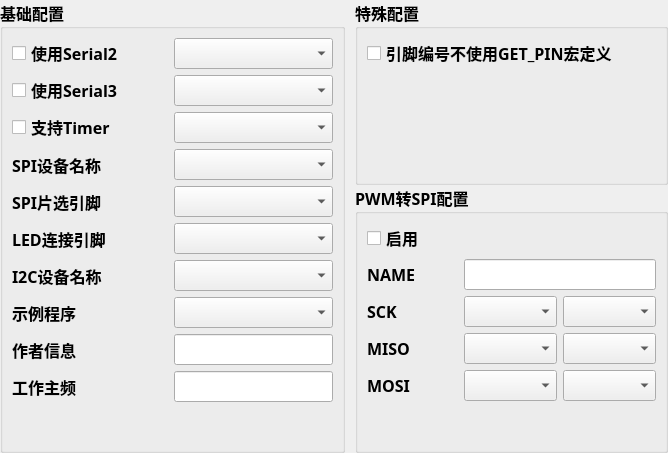
<?xml version="1.0" encoding="UTF-8"?>
<ui version="4.0">
 <class>FuncWidget</class>
 <widget class="QWidget" name="FuncWidget">
  <property name="geometry">
   <rect>
    <x>0</x>
    <y>0</y>
    <width>668</width>
    <height>453</height>
   </rect>
  </property>
  <property name="font">
   <font>
    <family>微软雅黑 Light</family>
    <pointsize>12</pointsize>
    <weight>75</weight>
    <bold>true</bold>
   </font>
  </property>
  <property name="windowTitle">
   <string>Form</string>
  </property>
  <layout class="QGridLayout" name="gridLayout">
   <property name="leftMargin">
    <number>0</number>
   </property>
   <property name="topMargin">
    <number>0</number>
   </property>
   <property name="rightMargin">
    <number>0</number>
   </property>
   <property name="bottomMargin">
    <number>0</number>
   </property>
   <property name="horizontalSpacing">
    <number>10</number>
   </property>
   <property name="verticalSpacing">
    <number>0</number>
   </property>
   <item row="0" column="0" rowspan="2">
    <widget class="QGroupBox" name="groupBox">
     <property name="title">
      <string>基础配置</string>
     </property>
     <layout class="QGridLayout" name="gridLayout_4">
      <item row="2" column="2" colspan="2">
       <widget class="QComboBox" name="comboBox_timer"/>
      </item>
      <item row="7" column="2" colspan="2">
       <widget class="QComboBox" name="comboBox_code"/>
      </item>
      <item row="9" column="0">
       <widget class="QLabel" name="label_freq">
        <property name="minimumSize">
         <size>
          <width>150</width>
          <height>0</height>
         </size>
        </property>
        <property name="text">
         <string>工作主频</string>
        </property>
       </widget>
      </item>
      <item row="0" column="0" colspan="2">
       <widget class="QCheckBox" name="checkBox_serial2">
        <property name="minimumSize">
         <size>
          <width>150</width>
          <height>0</height>
         </size>
        </property>
        <property name="text">
         <string>使用Serial2</string>
        </property>
       </widget>
      </item>
      <item row="0" column="2" colspan="2">
       <widget class="QComboBox" name="comboBox_serial2"/>
      </item>
      <item row="5" column="0" colspan="2">
       <widget class="QLabel" name="label_led">
        <property name="minimumSize">
         <size>
          <width>150</width>
          <height>0</height>
         </size>
        </property>
        <property name="text">
         <string>LED连接引脚</string>
        </property>
       </widget>
      </item>
      <item row="3" column="2" colspan="2">
       <widget class="QComboBox" name="comboBox_spi"/>
      </item>
      <item row="6" column="0" colspan="2">
       <widget class="QLabel" name="label_i2c">
        <property name="minimumSize">
         <size>
          <width>150</width>
          <height>0</height>
         </size>
        </property>
        <property name="text">
         <string>I2C设备名称</string>
        </property>
       </widget>
      </item>
      <item row="4" column="2" colspan="2">
       <widget class="QComboBox" name="comboBox_spi_ss"/>
      </item>
      <item row="1" column="2" colspan="2">
       <widget class="QComboBox" name="comboBox_serial3"/>
      </item>
      <item row="3" column="0" colspan="2">
       <widget class="QLabel" name="label_spi">
        <property name="minimumSize">
         <size>
          <width>150</width>
          <height>0</height>
         </size>
        </property>
        <property name="text">
         <string>SPI设备名称</string>
        </property>
       </widget>
      </item>
      <item row="7" column="0" colspan="2">
       <widget class="QLabel" name="label_code">
        <property name="minimumSize">
         <size>
          <width>150</width>
          <height>0</height>
         </size>
        </property>
        <property name="text">
         <string>示例程序</string>
        </property>
       </widget>
      </item>
      <item row="8" column="2" colspan="2">
       <widget class="QLineEdit" name="lineEdit_author"/>
      </item>
      <item row="8" column="0">
       <widget class="QLabel" name="label_author">
        <property name="minimumSize">
         <size>
          <width>150</width>
          <height>0</height>
         </size>
        </property>
        <property name="text">
         <string>作者信息</string>
        </property>
       </widget>
      </item>
      <item row="1" column="0" colspan="2">
       <widget class="QCheckBox" name="checkBox_serial3">
        <property name="minimumSize">
         <size>
          <width>150</width>
          <height>0</height>
         </size>
        </property>
        <property name="text">
         <string>使用Serial3</string>
        </property>
       </widget>
      </item>
      <item row="6" column="2" colspan="2">
       <widget class="QComboBox" name="comboBox_i2c"/>
      </item>
      <item row="4" column="0" colspan="2">
       <widget class="QLabel" name="label_spi_ss">
        <property name="minimumSize">
         <size>
          <width>150</width>
          <height>0</height>
         </size>
        </property>
        <property name="text">
         <string>SPI片选引脚</string>
        </property>
       </widget>
      </item>
      <item row="5" column="2" colspan="2">
       <widget class="QComboBox" name="comboBox_led"/>
      </item>
      <item row="9" column="2" colspan="2">
       <widget class="QLineEdit" name="lineEdit_freq"/>
      </item>
      <item row="2" column="0">
       <widget class="QCheckBox" name="checkBox_timer">
        <property name="minimumSize">
         <size>
          <width>150</width>
          <height>0</height>
         </size>
        </property>
        <property name="text">
         <string>支持Timer</string>
        </property>
       </widget>
      </item>
      <item row="10" column="0">
       <spacer name="verticalSpacer_3">
        <property name="orientation">
         <enum>Qt::Vertical</enum>
        </property>
        <property name="sizeHint" stdset="0">
         <size>
          <width>20</width>
          <height>40</height>
         </size>
        </property>
       </spacer>
      </item>
     </layout>
    </widget>
   </item>
   <item row="0" column="1">
    <widget class="QGroupBox" name="groupBox_2">
     <property name="title">
      <string>特殊配置</string>
     </property>
     <layout class="QGridLayout" name="gridLayout_3">
      <item row="0" column="0">
       <widget class="QCheckBox" name="checkBox_useNumber">
        <property name="text">
         <string>引脚编号不使用GET_PIN宏定义</string>
        </property>
       </widget>
      </item>
      <item row="1" column="0">
       <spacer name="verticalSpacer">
        <property name="orientation">
         <enum>Qt::Vertical</enum>
        </property>
        <property name="sizeHint" stdset="0">
         <size>
          <width>20</width>
          <height>40</height>
         </size>
        </property>
       </spacer>
      </item>
     </layout>
    </widget>
   </item>
   <item row="1" column="1">
    <widget class="QGroupBox" name="groupBox_spi">
     <property name="title">
      <string>PWM转SPI配置</string>
     </property>
     <layout class="QGridLayout" name="gridLayout_2">
      <item row="2" column="2">
       <widget class="QComboBox" name="comboBox_sckpin"/>
      </item>
      <item row="2" column="0">
       <widget class="QLabel" name="label">
        <property name="minimumSize">
         <size>
          <width>60</width>
          <height>0</height>
         </size>
        </property>
        <property name="text">
         <string>SCK</string>
        </property>
       </widget>
      </item>
      <item row="3" column="0">
       <widget class="QLabel" name="label_2">
        <property name="minimumSize">
         <size>
          <width>60</width>
          <height>0</height>
         </size>
        </property>
        <property name="text">
         <string>MISO</string>
        </property>
       </widget>
      </item>
      <item row="0" column="0">
       <widget class="QCheckBox" name="checkBox_spi">
        <property name="text">
         <string>启用</string>
        </property>
       </widget>
      </item>
      <item row="3" column="2">
       <widget class="QComboBox" name="comboBox_misopin"/>
      </item>
      <item row="2" column="1">
       <widget class="QComboBox" name="comboBox_sckport"/>
      </item>
      <item row="5" column="1">
       <spacer name="verticalSpacer_2">
        <property name="orientation">
         <enum>Qt::Vertical</enum>
        </property>
        <property name="sizeHint" stdset="0">
         <size>
          <width>20</width>
          <height>40</height>
         </size>
        </property>
       </spacer>
      </item>
      <item row="4" column="2">
       <widget class="QComboBox" name="comboBox_mosipin"/>
      </item>
      <item row="3" column="1">
       <widget class="QComboBox" name="comboBox_misoport"/>
      </item>
      <item row="4" column="0">
       <widget class="QLabel" name="label_3">
        <property name="text">
         <string>MOSI</string>
        </property>
       </widget>
      </item>
      <item row="4" column="1">
       <widget class="QComboBox" name="comboBox_mosiport"/>
      </item>
      <item row="1" column="0">
       <widget class="QLabel" name="label_4">
        <property name="minimumSize">
         <size>
          <width>60</width>
          <height>0</height>
         </size>
        </property>
        <property name="text">
         <string>NAME</string>
        </property>
       </widget>
      </item>
      <item row="1" column="1" colspan="2">
       <widget class="QLineEdit" name="lineEdit_spiname"/>
      </item>
     </layout>
    </widget>
   </item>
  </layout>
 </widget>
 <resources/>
 <connections/>
</ui>
